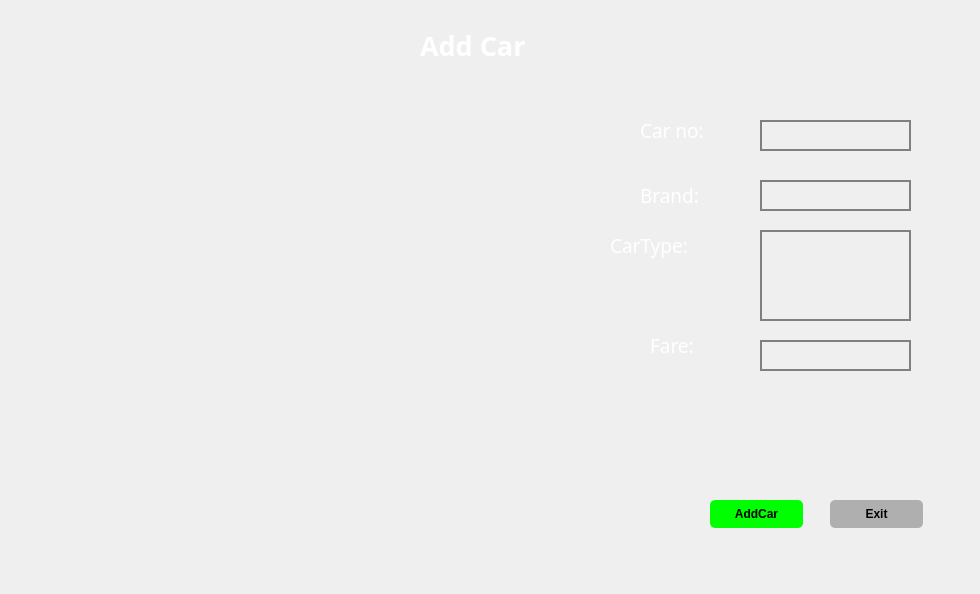
<?xml version="1.0" encoding="UTF-8"?>
<ui version="4.0">
 <class>addCar</class>
 <widget class="QDialog" name="addCar">
  <property name="geometry">
   <rect>
    <x>0</x>
    <y>0</y>
    <width>980</width>
    <height>594</height>
   </rect>
  </property>
  <property name="windowTitle">
   <string>Dialog</string>
  </property>
  <widget class="QLineEdit" name="BrandlineEdit">
   <property name="geometry">
    <rect>
     <x>760</x>
     <y>180</y>
     <width>151</width>
     <height>31</height>
    </rect>
   </property>
   <property name="font">
    <font>
     <pointsize>12</pointsize>
    </font>
   </property>
   <property name="styleSheet">
    <string notr="true">background:transparent;
border:2px solid grey;
color:white;</string>
   </property>
   <property name="text">
    <string/>
   </property>
   <property name="echoMode">
    <enum>QLineEdit::Password</enum>
   </property>
  </widget>
  <widget class="QLabel" name="BrandLabel">
   <property name="geometry">
    <rect>
     <x>640</x>
     <y>170</y>
     <width>101</width>
     <height>51</height>
    </rect>
   </property>
   <property name="font">
    <font>
     <family>Lucida Fax</family>
     <pointsize>14</pointsize>
     <weight>50</weight>
     <bold>false</bold>
    </font>
   </property>
   <property name="styleSheet">
    <string notr="true">color:rgb(255, 255, 255)</string>
   </property>
   <property name="text">
    <string>Brand:</string>
   </property>
  </widget>
  <widget class="QLineEdit" name="CarnolineEdit">
   <property name="geometry">
    <rect>
     <x>760</x>
     <y>120</y>
     <width>151</width>
     <height>31</height>
    </rect>
   </property>
   <property name="font">
    <font>
     <pointsize>12</pointsize>
    </font>
   </property>
   <property name="styleSheet">
    <string notr="true">background:transparent;
border:2px solid grey;
color:white;</string>
   </property>
   <property name="text">
    <string/>
   </property>
  </widget>
  <widget class="QLabel" name="CarnoLabel">
   <property name="geometry">
    <rect>
     <x>640</x>
     <y>110</y>
     <width>91</width>
     <height>41</height>
    </rect>
   </property>
   <property name="font">
    <font>
     <family>Lucida Fax</family>
     <pointsize>14</pointsize>
     <weight>50</weight>
     <bold>false</bold>
    </font>
   </property>
   <property name="styleSheet">
    <string notr="true">color:rgb(255, 255, 255)</string>
   </property>
   <property name="text">
    <string>Car no:</string>
   </property>
  </widget>
  <widget class="QPushButton" name="AddCarbtn">
   <property name="geometry">
    <rect>
     <x>710</x>
     <y>500</y>
     <width>93</width>
     <height>28</height>
    </rect>
   </property>
   <property name="font">
    <font>
     <weight>75</weight>
     <bold>true</bold>
    </font>
   </property>
   <property name="cursor">
    <cursorShape>PointingHandCursor</cursorShape>
   </property>
   <property name="styleSheet">
    <string notr="true">background-color: rgb(0, 255, 0);
border-radius:5px;</string>
   </property>
   <property name="text">
    <string>AddCar</string>
   </property>
  </widget>
  <widget class="QLabel" name="AddcarTitle">
   <property name="geometry">
    <rect>
     <x>420</x>
     <y>20</y>
     <width>151</width>
     <height>51</height>
    </rect>
   </property>
   <property name="font">
    <font>
     <family>Lucida Fax</family>
     <pointsize>20</pointsize>
     <weight>75</weight>
     <bold>true</bold>
    </font>
   </property>
   <property name="styleSheet">
    <string notr="true">color:rgb(255, 255, 255)</string>
   </property>
   <property name="text">
    <string>Add Car</string>
   </property>
  </widget>
  <widget class="QPushButton" name="exitbtn">
   <property name="geometry">
    <rect>
     <x>830</x>
     <y>500</y>
     <width>93</width>
     <height>28</height>
    </rect>
   </property>
   <property name="font">
    <font>
     <weight>75</weight>
     <bold>true</bold>
    </font>
   </property>
   <property name="cursor">
    <cursorShape>PointingHandCursor</cursorShape>
   </property>
   <property name="styleSheet">
    <string notr="true">background-color: rgb(175, 175, 175);
border-radius:5px;</string>
   </property>
   <property name="text">
    <string>Exit</string>
   </property>
  </widget>
  <widget class="QLabel" name="carTypeLabel">
   <property name="geometry">
    <rect>
     <x>610</x>
     <y>220</y>
     <width>101</width>
     <height>51</height>
    </rect>
   </property>
   <property name="font">
    <font>
     <family>Lucida Fax</family>
     <pointsize>14</pointsize>
     <weight>50</weight>
     <bold>false</bold>
    </font>
   </property>
   <property name="styleSheet">
    <string notr="true">color:rgb(255, 255, 255)</string>
   </property>
   <property name="text">
    <string>CarType:</string>
   </property>
  </widget>
  <widget class="QListWidget" name="CarTypelistWidget">
   <property name="geometry">
    <rect>
     <x>760</x>
     <y>230</y>
     <width>151</width>
     <height>91</height>
    </rect>
   </property>
   <property name="font">
    <font>
     <pointsize>14</pointsize>
    </font>
   </property>
   <property name="styleSheet">
    <string notr="true">background:transparent;
border:2px solid grey;
color:white;</string>
   </property>
  </widget>
  <widget class="QLabel" name="FareLabel">
   <property name="geometry">
    <rect>
     <x>650</x>
     <y>320</y>
     <width>101</width>
     <height>51</height>
    </rect>
   </property>
   <property name="font">
    <font>
     <family>Lucida Fax</family>
     <pointsize>14</pointsize>
     <weight>50</weight>
     <bold>false</bold>
    </font>
   </property>
   <property name="styleSheet">
    <string notr="true">color:rgb(255, 255, 255)</string>
   </property>
   <property name="text">
    <string>Fare:</string>
   </property>
  </widget>
  <widget class="QLineEdit" name="fareLineEdit">
   <property name="geometry">
    <rect>
     <x>760</x>
     <y>340</y>
     <width>151</width>
     <height>31</height>
    </rect>
   </property>
   <property name="font">
    <font>
     <pointsize>12</pointsize>
    </font>
   </property>
   <property name="styleSheet">
    <string notr="true">background:transparent;
border:2px solid grey;
color:white;</string>
   </property>
   <property name="text">
    <string/>
   </property>
   <property name="echoMode">
    <enum>QLineEdit::Password</enum>
   </property>
  </widget>
  <widget class="QLabel" name="label">
   <property name="geometry">
    <rect>
     <x>-170</x>
     <y>0</y>
     <width>1151</width>
     <height>621</height>
    </rect>
   </property>
   <property name="text">
    <string/>
   </property>
   <property name="pixmap">
    <pixmap>image/mahindra-scorpio.jpg</pixmap>
   </property>
  </widget>
  <zorder>label</zorder>
  <zorder>BrandlineEdit</zorder>
  <zorder>BrandLabel</zorder>
  <zorder>CarnolineEdit</zorder>
  <zorder>CarnoLabel</zorder>
  <zorder>AddCarbtn</zorder>
  <zorder>AddcarTitle</zorder>
  <zorder>exitbtn</zorder>
  <zorder>carTypeLabel</zorder>
  <zorder>CarTypelistWidget</zorder>
  <zorder>FareLabel</zorder>
  <zorder>fareLineEdit</zorder>
 </widget>
 <resources/>
 <connections/>
</ui>
